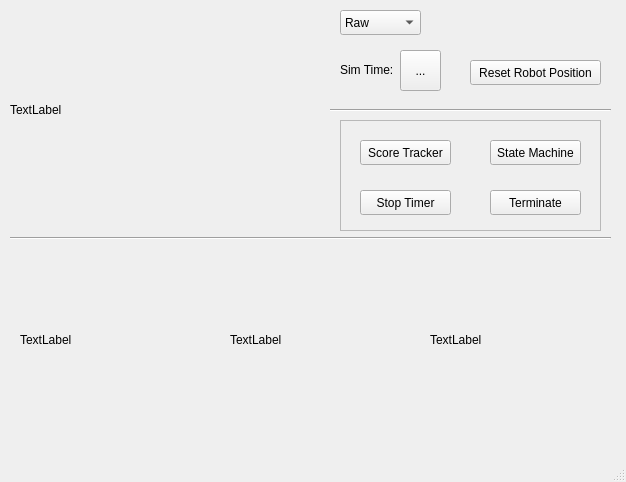
<?xml version="1.0" encoding="UTF-8"?>
<ui version="4.0">
 <class>MainWindow</class>
 <widget class="QMainWindow" name="MainWindow">
  <property name="geometry">
   <rect>
    <x>0</x>
    <y>0</y>
    <width>626</width>
    <height>482</height>
   </rect>
  </property>
  <property name="windowTitle">
   <string>MainWindow</string>
  </property>
  <widget class="QWidget" name="centralwidget">
   <widget class="QToolButton" name="sim_time_button">
    <property name="geometry">
     <rect>
      <x>400</x>
      <y>50</y>
      <width>41</width>
      <height>41</height>
     </rect>
    </property>
    <property name="text">
     <string>...</string>
    </property>
   </widget>
   <widget class="Line" name="line_2">
    <property name="geometry">
     <rect>
      <x>330</x>
      <y>100</y>
      <width>281</width>
      <height>20</height>
     </rect>
    </property>
    <property name="orientation">
     <enum>Qt::Horizontal</enum>
    </property>
   </widget>
   <widget class="QFrame" name="frame">
    <property name="geometry">
     <rect>
      <x>340</x>
      <y>120</y>
      <width>261</width>
      <height>111</height>
     </rect>
    </property>
    <property name="sizePolicy">
     <sizepolicy hsizetype="Expanding" vsizetype="Expanding">
      <horstretch>0</horstretch>
      <verstretch>0</verstretch>
     </sizepolicy>
    </property>
    <property name="frameShape">
     <enum>QFrame::StyledPanel</enum>
    </property>
    <property name="frameShadow">
     <enum>QFrame::Raised</enum>
    </property>
    <widget class="QPushButton" name="launch_state_machine_button">
     <property name="geometry">
      <rect>
       <x>150</x>
       <y>20</y>
       <width>91</width>
       <height>25</height>
      </rect>
     </property>
     <property name="text">
      <string>State Machine</string>
     </property>
    </widget>
    <widget class="QPushButton" name="launch_score_tracker_button">
     <property name="geometry">
      <rect>
       <x>20</x>
       <y>20</y>
       <width>91</width>
       <height>25</height>
      </rect>
     </property>
     <property name="text">
      <string>Score Tracker</string>
     </property>
    </widget>
    <widget class="QPushButton" name="terminate_button">
     <property name="geometry">
      <rect>
       <x>150</x>
       <y>70</y>
       <width>91</width>
       <height>25</height>
      </rect>
     </property>
     <property name="text">
      <string>Terminate</string>
     </property>
    </widget>
    <widget class="QPushButton" name="terminate_button_2">
     <property name="geometry">
      <rect>
       <x>20</x>
       <y>70</y>
       <width>91</width>
       <height>25</height>
      </rect>
     </property>
     <property name="text">
      <string>Stop Timer</string>
     </property>
    </widget>
   </widget>
   <widget class="QLabel" name="label">
    <property name="geometry">
     <rect>
      <x>340</x>
      <y>60</y>
      <width>61</width>
      <height>20</height>
     </rect>
    </property>
    <property name="text">
     <string>Sim Time:</string>
    </property>
   </widget>
   <widget class="Line" name="line">
    <property name="geometry">
     <rect>
      <x>10</x>
      <y>230</y>
      <width>601</width>
      <height>16</height>
     </rect>
    </property>
    <property name="sizePolicy">
     <sizepolicy hsizetype="Expanding" vsizetype="MinimumExpanding">
      <horstretch>0</horstretch>
      <verstretch>0</verstretch>
     </sizepolicy>
    </property>
    <property name="orientation">
     <enum>Qt::Horizontal</enum>
    </property>
   </widget>
   <widget class="QLabel" name="camera_view">
    <property name="enabled">
     <bool>true</bool>
    </property>
    <property name="geometry">
     <rect>
      <x>10</x>
      <y>0</y>
      <width>300</width>
      <height>220</height>
     </rect>
    </property>
    <property name="sizePolicy">
     <sizepolicy hsizetype="Preferred" vsizetype="Preferred">
      <horstretch>0</horstretch>
      <verstretch>0</verstretch>
     </sizepolicy>
    </property>
    <property name="autoFillBackground">
     <bool>false</bool>
    </property>
    <property name="text">
     <string>TextLabel</string>
    </property>
   </widget>
   <widget class="QPushButton" name="reset_robot_position_button">
    <property name="geometry">
     <rect>
      <x>470</x>
      <y>60</y>
      <width>131</width>
      <height>25</height>
     </rect>
    </property>
    <property name="text">
     <string>Reset Robot Position</string>
    </property>
   </widget>
   <widget class="QComboBox" name="view_type_button">
    <property name="geometry">
     <rect>
      <x>340</x>
      <y>10</y>
      <width>81</width>
      <height>25</height>
     </rect>
    </property>
    <property name="sizePolicy">
     <sizepolicy hsizetype="MinimumExpanding" vsizetype="Fixed">
      <horstretch>0</horstretch>
      <verstretch>0</verstretch>
     </sizepolicy>
    </property>
    <item>
     <property name="text">
      <string>Raw</string>
     </property>
    </item>
    <item>
     <property name="text">
      <string>Contour</string>
     </property>
    </item>
    <item>
     <property name="text">
      <string>Clue</string>
     </property>
    </item>
   </widget>
   <widget class="QLabel" name="masked_board_view">
    <property name="enabled">
     <bool>true</bool>
    </property>
    <property name="geometry">
     <rect>
      <x>20</x>
      <y>250</y>
      <width>170</width>
      <height>180</height>
     </rect>
    </property>
    <property name="sizePolicy">
     <sizepolicy hsizetype="Preferred" vsizetype="Preferred">
      <horstretch>0</horstretch>
      <verstretch>0</verstretch>
     </sizepolicy>
    </property>
    <property name="autoFillBackground">
     <bool>false</bool>
    </property>
    <property name="text">
     <string>TextLabel</string>
    </property>
   </widget>
   <widget class="QLabel" name="flattened_plate_view">
    <property name="enabled">
     <bool>true</bool>
    </property>
    <property name="geometry">
     <rect>
      <x>230</x>
      <y>250</y>
      <width>170</width>
      <height>180</height>
     </rect>
    </property>
    <property name="sizePolicy">
     <sizepolicy hsizetype="Preferred" vsizetype="Preferred">
      <horstretch>0</horstretch>
      <verstretch>0</verstretch>
     </sizepolicy>
    </property>
    <property name="autoFillBackground">
     <bool>false</bool>
    </property>
    <property name="text">
     <string>TextLabel</string>
    </property>
   </widget>
   <widget class="QLabel" name="letter_view">
    <property name="enabled">
     <bool>true</bool>
    </property>
    <property name="geometry">
     <rect>
      <x>430</x>
      <y>250</y>
      <width>170</width>
      <height>180</height>
     </rect>
    </property>
    <property name="sizePolicy">
     <sizepolicy hsizetype="Preferred" vsizetype="Preferred">
      <horstretch>0</horstretch>
      <verstretch>0</verstretch>
     </sizepolicy>
    </property>
    <property name="autoFillBackground">
     <bool>false</bool>
    </property>
    <property name="text">
     <string>TextLabel</string>
    </property>
   </widget>
  </widget>
  <widget class="QMenuBar" name="menubar">
   <property name="geometry">
    <rect>
     <x>0</x>
     <y>0</y>
     <width>626</width>
     <height>22</height>
    </rect>
   </property>
  </widget>
  <widget class="QStatusBar" name="statusbar"/>
 </widget>
 <resources/>
 <connections/>
</ui>
